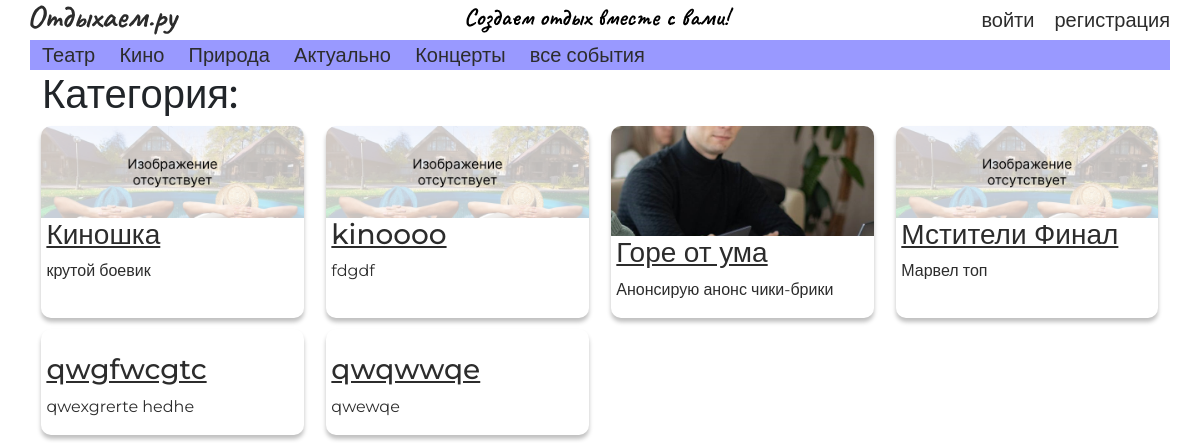
The app's page /events/, older data.
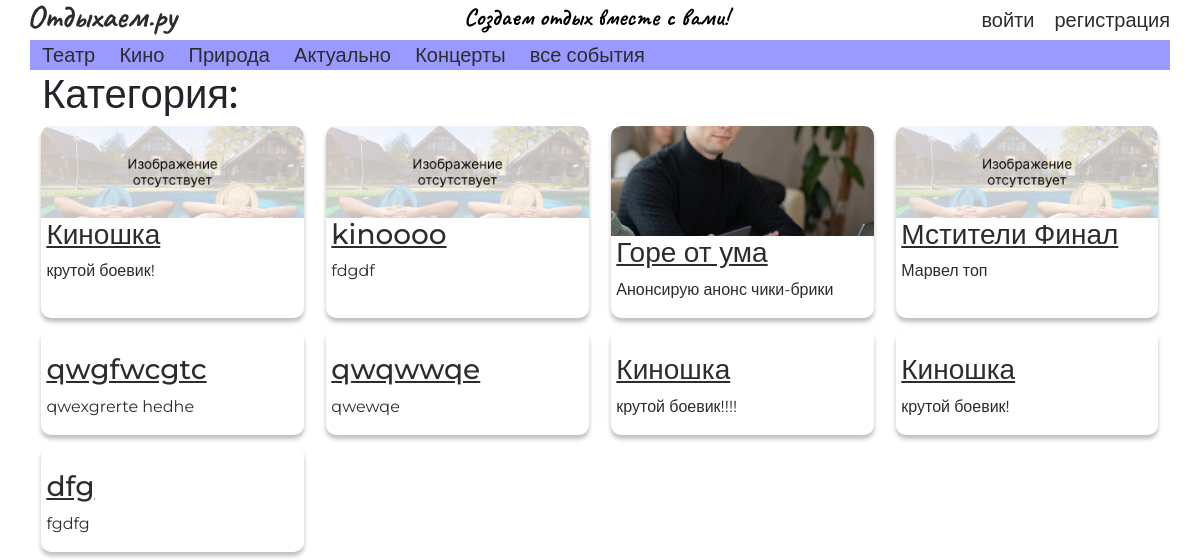
The same page, newer data.
### events/models.py (models this page shows, shortened)
class Event(models.Model):
    title = models.CharField('Title', max_length=50, default='')
    anons = models.CharField('Anons', max_length=100, default='')
    description = models.CharField('Description', max_length=100, default='', blank=True, null=True)
    date = models.DateTimeField('Date', default=django.utils.timezone.now())
    creator_id = models.ForeignKey('auth.User', models.SET(1))
    category = models.ForeignKey('events.Category', models.SET(1))
    source = models.CharField("Source", max_length=200, default='')
    typeOfEvent = models.ForeignKey('events.TypeOfEvent', models.SET(1))
    image = models.ImageField(upload_to="images", default=None, null=True)

### events/views.py (the view)
# urls.py: path('', views.events_all, name="events_all"),
def events_all(request):
    events = Event.objects.filter(typeOfEvent__name="public")
    return render(request, 'events/events_all.html', {"events": events})

### events/templates/events/events_all.html
{% extends 'index.html' %}
{% load static %}
{% block body %}
	<h1 class="main-cat__title">Категория: {{ pk }}</h1>
     {% if events %}
        <div class="row main-cat">
            {% for event in events %}
                <div class="event-item">
                    {% if event.image %}
                        <img class="event-item__img" src="/media/{{ event.image }}" alt="">
                    {% else %}
                        <img class="event-item__img" src={% static 'картинка.png' %} alt="">
                    {% endif %}
                    <h3 class="event-item__title"><a href="{% url 'event_detail' event.id %}">{{ event.title }}</a></h3>
                    <p class="event-item__anons">{{ event.anons }}</p>
                </div>
            {% endfor %}
        </div>
    {% endif %}
{% endblock %}

Row changes from the older to the newer data that the page shows:
changed Event (number 1 of 9 on the later page): anons "крутой боевик" → "крутой боевик!"
added Event: title "Киношка", anons "крутой боевик!!!!"
added Event: title "Киношка", anons "крутой боевик!"
added Event: title "dfg", anons "fgdfg"
